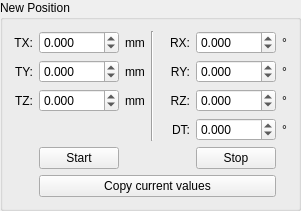
       <widget class="QGroupBox" name="grpNewPos">
        <property name="title">
         <string>New Position</string>
        </property>
        <layout class="QGridLayout" name="gridLayout">
         <item row="0" column="0">
          <widget class="QLabel" name="label">
           <property name="text">
            <string>TX:</string>
           </property>
           <property name="alignment">
            <set>Qt::AlignRight|Qt::AlignTrailing|Qt::AlignVCenter</set>
           </property>
          </widget>
         </item>
         <item row="0" column="1">
          <widget class="QDoubleSpinBox" name="inpNewTX">
           <property name="decimals">
            <number>3</number>
           </property>
           <property name="minimum">
            <double>-50.000000000000000</double>
           </property>
           <property name="maximum">
            <double>50.000000000000000</double>
           </property>
          </widget>
         </item>
         <item row="0" column="2">
          <widget class="QLabel" name="label_26">
           <property name="text">
            <string>mm</string>
           </property>
          </widget>
         </item>
         <item row="0" column="3" rowspan="4">
          <widget class="Line" name="line_2">
           <property name="orientation">
            <enum>Qt::Vertical</enum>
           </property>
          </widget>
         </item>
         <item row="0" column="4">
          <widget class="QLabel" name="label_4">
           <property name="minimumSize">
            <size>
             <width>30</width>
             <height>0</height>
            </size>
           </property>
           <property name="text">
            <string>RX:</string>
           </property>
           <property name="alignment">
            <set>Qt::AlignRight|Qt::AlignTrailing|Qt::AlignVCenter</set>
           </property>
          </widget>
         </item>
         <item row="0" column="5">
          <widget class="QDoubleSpinBox" name="inpNewRX">
           <property name="decimals">
            <number>3</number>
           </property>
           <property name="minimum">
            <double>-20.000000000000000</double>
           </property>
           <property name="maximum">
            <double>20.000000000000000</double>
           </property>
          </widget>
         </item>
         <item row="0" column="6">
          <widget class="QLabel" name="label_24">
           <property name="text">
            <string>°</string>
           </property>
          </widget>
         </item>
         <item row="1" column="0">
          <widget class="QLabel" name="label_2">
           <property name="text">
            <string>TY:</string>
           </property>
           <property name="alignment">
            <set>Qt::AlignRight|Qt::AlignTrailing|Qt::AlignVCenter</set>
           </property>
          </widget>
         </item>
         <item row="1" column="1">
          <widget class="QDoubleSpinBox" name="inpNewTY">
           <property name="decimals">
            <number>3</number>
           </property>
           <property name="minimum">
            <double>-50.000000000000000</double>
           </property>
           <property name="maximum">
            <double>50.000000000000000</double>
           </property>
          </widget>
         </item>
         <item row="1" column="2">
          <widget class="QLabel" name="label_28">
           <property name="text">
            <string>mm</string>
           </property>
          </widget>
         </item>
         <item row="1" column="4">
          <widget class="QLabel" name="label_5">
           <property name="minimumSize">
            <size>
             <width>30</width>
             <height>0</height>
            </size>
           </property>
           <property name="text">
            <string>RY:</string>
           </property>
           <property name="alignment">
            <set>Qt::AlignRight|Qt::AlignTrailing|Qt::AlignVCenter</set>
           </property>
          </widget>
         </item>
         <item row="1" column="5">
          <widget class="QDoubleSpinBox" name="inpNewRY">
           <property name="decimals">
            <number>3</number>
           </property>
           <property name="minimum">
            <double>-20.000000000000000</double>
           </property>
           <property name="maximum">
            <double>20.000000000000000</double>
           </property>
          </widget>
         </item>
         <item row="1" column="6">
          <widget class="QLabel" name="label_22">
           <property name="text">
            <string>°</string>
           </property>
          </widget>
         </item>
         <item row="2" column="0">
          <widget class="QLabel" name="label_3">
           <property name="text">
            <string>TZ:</string>
           </property>
           <property name="alignment">
            <set>Qt::AlignRight|Qt::AlignTrailing|Qt::AlignVCenter</set>
           </property>
          </widget>
         </item>
         <item row="2" column="1">
          <widget class="QDoubleSpinBox" name="inpNewTZ">
           <property name="decimals">
            <number>3</number>
           </property>
           <property name="minimum">
            <double>-150.000000000000000</double>
           </property>
           <property name="maximum">
            <double>150.000000000000000</double>
           </property>
          </widget>
         </item>
         <item row="2" column="2">
          <widget class="QLabel" name="label_27">
           <property name="text">
            <string>mm</string>
           </property>
          </widget>
         </item>
         <item row="2" column="4">
          <widget class="QLabel" name="label_6">
           <property name="minimumSize">
            <size>
             <width>30</width>
             <height>0</height>
            </size>
           </property>
           <property name="text">
            <string>RZ:</string>
           </property>
           <property name="alignment">
            <set>Qt::AlignRight|Qt::AlignTrailing|Qt::AlignVCenter</set>
           </property>
          </widget>
         </item>
         <item row="2" column="5">
          <widget class="QDoubleSpinBox" name="inpNewRZ">
           <property name="decimals">
            <number>3</number>
           </property>
           <property name="minimum">
            <double>-20.000000000000000</double>
           </property>
           <property name="maximum">
            <double>20.000000000000000</double>
           </property>
          </widget>
         </item>
         <item row="2" column="6">
          <widget class="QLabel" name="label_23">
           <property name="text">
            <string>°</string>
           </property>
          </widget>
         </item>
         <item row="3" column="4">
          <widget class="QLabel" name="label_7">
           <property name="minimumSize">
            <size>
             <width>30</width>
             <height>0</height>
            </size>
           </property>
           <property name="text">
            <string>DT:</string>
           </property>
           <property name="alignment">
            <set>Qt::AlignRight|Qt::AlignTrailing|Qt::AlignVCenter</set>
           </property>
          </widget>
         </item>
         <item row="3" column="5">
          <widget class="QDoubleSpinBox" name="inpNewDT">
           <property name="decimals">
            <number>3</number>
           </property>
           <property name="minimum">
            <double>-360.000000000000000</double>
           </property>
           <property name="maximum">
            <double>360.000000000000000</double>
           </property>
          </widget>
         </item>
         <item row="3" column="6">
          <widget class="QLabel" name="label_25">
           <property name="text">
            <string>°</string>
           </property>
          </widget>
         </item>
         <item row="4" column="1">
          <widget class="QPushButton" name="butStart">
           <property name="text">
            <string>Start</string>
           </property>
          </widget>
         </item>
         <item row="4" column="5">
          <widget class="QPushButton" name="butStop">
           <property name="text">
            <string>Stop</string>
           </property>
          </widget>
         </item>
         <item row="5" column="1" colspan="5">
          <widget class="QPushButton" name="butCopyCurrent">
           <property name="text">
            <string>Copy current values</string>
           </property>
          </widget>
         </item>
        </layout>
       </widget>
